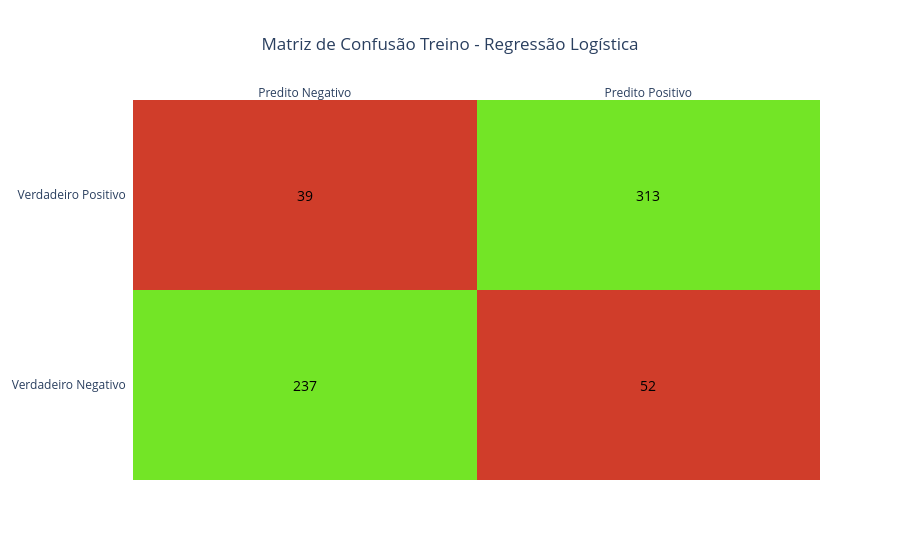

The notebook cell saved with this chart:
### Code cell
# GRAFICO DA MATRIZ DE CONFUSÃO

z = confusion_mtx_logisca_treino

x = ['Predito Negativo', 'Predito Positivo']
y = ['Verdadeiro Negativo', 'Verdadeiro Positivo']

z_mask = [[1 if i == j else 0 for j in range(z.shape[1])] for i in range(z.shape[0])]
# Use the actual confusion numbers as annotation text
annot = z.astype(str).tolist()
# Colors: errors -> red, correct -> green
colorscale = [[0, "#d03d2a"], [1, "#73e526"]]

fig = ff.create_annotated_heatmap(
   z=z_mask,
   annotation_text=annot,
   
   x=x,
   y=y,
   colorscale=colorscale,
   showscale=False
)
# Make annotation text white for readability on colored cells
for a in fig.layout.annotations:
   a.font = dict(color='black', size=14)

fig.update_layout(title='Matriz de Confusão Treino - Regressão Logística', title_x=0.5 )


fig.show()

### Figure 1 — Plotly figure (JSON) as saved in the notebook; plotly's stock layout.template omitted (floating-point values rounded to 4 significant figures)
{"data": [{"colorscale": [[0, "#d03d2a"], [1, "#73e526"]], "reversescale": false, "showscale": false, "type": "heatmap", "x": ["Predito Negativo", "Predito Positivo"], "y": ["Verdadeiro Negativo", "Verdadeiro Positivo"], "z": [[1, 0], [0, 1]]}], "layout": {"annotations": [{"font": {"color": "black", "size": 14}, "showarrow": false, "text": "237", "x": "Predito Negativo", "xref": "x", "y": "Verdadeiro Negativo", "yref": "y"}, {"font": {"color": "black", "size": 14}, "showarrow": false, "text": "52", "x": "Predito Positivo", "xref": "x", "y": "Verdadeiro Negativo", "yref": "y"}, {"font": {"color": "black", "size": 14}, "showarrow": false, "text": "39", "x": "Predito Negativo", "xref": "x", "y": "Verdadeiro Positivo", "yref": "y"}, {"font": {"color": "black", "size": 14}, "showarrow": false, "text": "313", "x": "Predito Positivo", "xref": "x", "y": "Verdadeiro Positivo", "yref": "y"}], "title": {"text": "Matriz de Confusão Treino - Regressão Logística", "x": 0.5}, "xaxis": {"dtick": 1, "gridcolor": "rgb(0, 0, 0)", "side": "top", "ticks": ""}, "yaxis": {"dtick": 1, "ticks": "", "ticksuffix": "  "}}}
